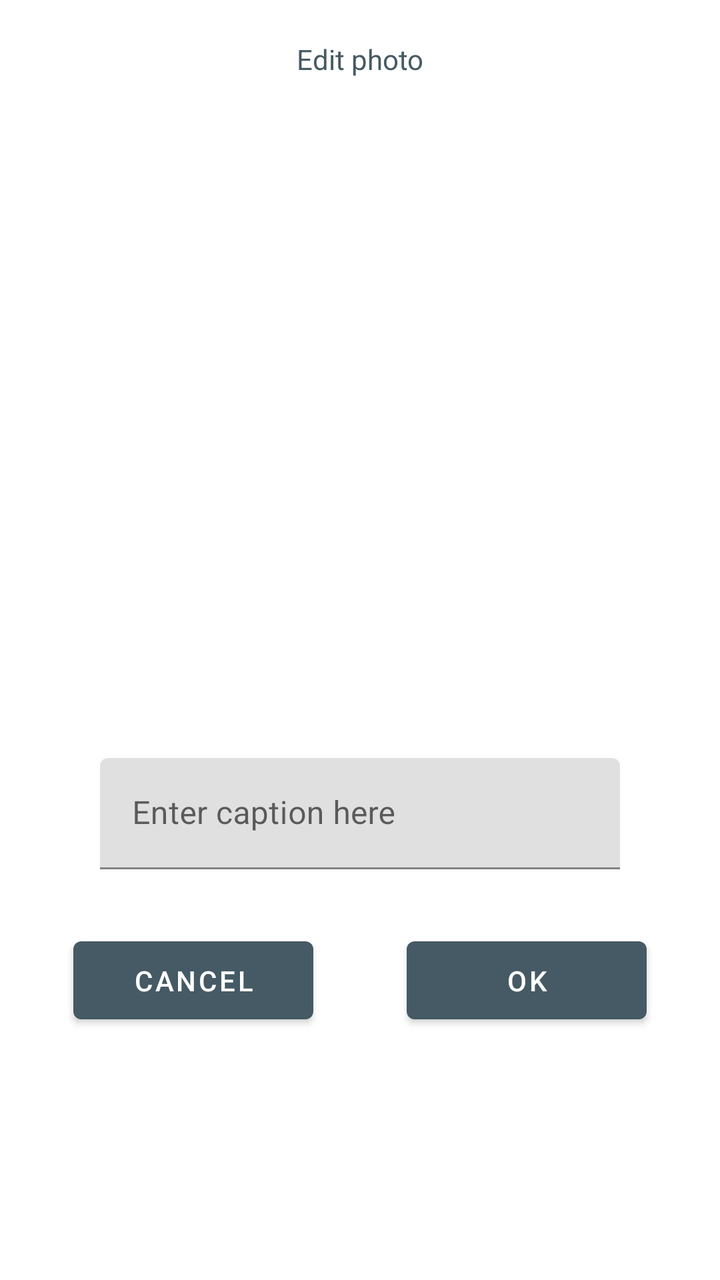
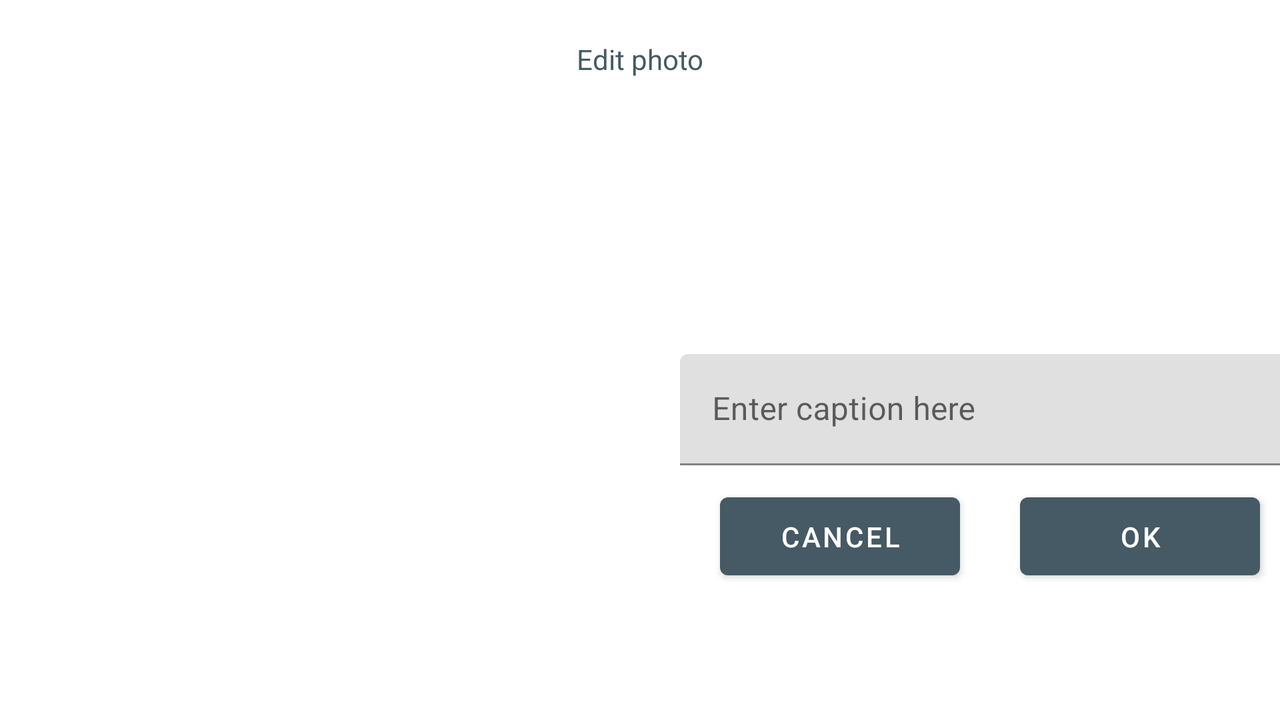

Two renders of one Android screen. The first uses the default layout on a phone; the second uses the alternative layout the repository ships for a different screen configuration, on a matching device. The two XML files are below.
<!-- AndroidManifest.xml: application theme AppTheme -->
<!-- res/layout/photo_edit_dialog_fragment.xml -->
<?xml version="1.0" encoding="utf-8"?>
<androidx.constraintlayout.widget.ConstraintLayout xmlns:android="http://schemas.android.com/apk/res/android"
    xmlns:app="http://schemas.android.com/apk/res-auto"
    xmlns:tools="http://schemas.android.com/tools"
    android:layout_width="match_parent"
    android:layout_height="match_parent">

    <TextView
        android:id="@+id/photo_edit_dialogue_fragment_textViewTitle"
        android:layout_width="wrap_content"
        android:layout_height="wrap_content"
        android:layout_margin="@dimen/default_margin"
        android:padding="@dimen/default_padding"
        android:text="@string/edit_photo"
        app:layout_constraintEnd_toEndOf="parent"
        app:layout_constraintStart_toStartOf="parent"
        app:layout_constraintTop_toTopOf="parent" />

    <ImageView
        android:id="@+id/photo_edit_dialogue_fragment_imageViewPhoto"
        android:layout_width="300dp"
        android:layout_height="300dp"
        android:layout_margin="@dimen/default_margin"
        android:contentDescription="@string/photo_description"
        android:padding="@dimen/default_padding"
        app:layout_constraintEnd_toEndOf="parent"
        app:layout_constraintStart_toStartOf="parent"
        app:layout_constraintTop_toBottomOf="@+id/photo_edit_dialogue_fragment_textViewTitle"
        tools:srcCompat="@tools:sample/backgrounds/scenic" />

    <com.google.android.material.textfield.TextInputLayout
        android:id="@+id/photo_edit_dialogue_fragment_text_input_layout_caption"
        android:layout_width="0dp"
        android:layout_height="wrap_content"
        android:padding="@dimen/default_padding"
        app:endIconMode="clear_text"
        app:layout_constraintEnd_toEndOf="@+id/photo_edit_dialogue_fragment_imageViewPhoto"
        app:layout_constraintStart_toStartOf="@+id/photo_edit_dialogue_fragment_imageViewPhoto"
        app:layout_constraintTop_toBottomOf="@+id/photo_edit_dialogue_fragment_imageViewPhoto">

        <com.google.android.material.textfield.TextInputEditText
            android:layout_width="match_parent"
            android:layout_height="wrap_content"
            android:layout_margin="@dimen/default_margin"
            android:hint="@string/entrer_caption_here"
            android:maxLines="1" />
    </com.google.android.material.textfield.TextInputLayout>

    <Button
        android:id="@+id/photo_edit_dialogue_fragment_button_ok"
        android:layout_width="120dp"
        android:layout_height="wrap_content"
        android:layout_margin="@dimen/default_margin"
        android:padding="@dimen/default_padding"
        android:text="@android:string/ok"
        app:layout_constraintEnd_toEndOf="parent"
        app:layout_constraintHorizontal_bias="0.5"
        app:layout_constraintStart_toEndOf="@+id/photo_edit_dialogue_fragment_button_cancel"
        app:layout_constraintTop_toBottomOf="@+id/photo_edit_dialogue_fragment_text_input_layout_caption" />

    <Button
        android:id="@+id/photo_edit_dialogue_fragment_button_cancel"
        android:layout_width="120dp"
        android:layout_height="wrap_content"
        android:layout_margin="@dimen/default_margin"
        android:padding="@dimen/default_padding"
        android:text="@string/cancel"
        app:layout_constraintEnd_toStartOf="@+id/photo_edit_dialogue_fragment_button_ok"
        app:layout_constraintHorizontal_bias="0.5"
        app:layout_constraintStart_toStartOf="parent"
        app:layout_constraintTop_toBottomOf="@+id/photo_edit_dialogue_fragment_text_input_layout_caption" />
</androidx.constraintlayout.widget.ConstraintLayout>
<!-- resources referenced by this layout -->
<resources>
  <dimen name="default_margin">10dip</dimen>
  <dimen name="default_padding">10dip</dimen>
  <string name="cancel">Cancel</string>
  <string name="edit_photo">Edit photo</string>
  <string name="entrer_caption_here">Enter caption here</string>
  <string name="photo_description">photo</string>
  <style name="AppTheme" parent="Theme.MaterialComponents.Light.DarkActionBar">
          
          <item name="colorPrimary">@color/primaryColor</item>
          <item name="colorPrimaryDark">@color/primaryDarkColor</item>
          <item name="colorAccent">@color/secondaryColor</item>
          <item name="android:textColor">@color/primaryColor</item>
      </style>
  <color name="primaryColor">#455a64</color>
  <color name="primaryDarkColor">#1c313a</color>
  <color name="secondaryColor">#e64a19</color>
</resources>
<!-- res/layout-w600dp-land/photo_edit_dialog_fragment.xml (the repository's variant of the layout above) -->
<!-- drawn on the phone turned sideways -->
<?xml version="1.0" encoding="utf-8"?>
<androidx.constraintlayout.widget.ConstraintLayout xmlns:android="http://schemas.android.com/apk/res/android"
    xmlns:app="http://schemas.android.com/apk/res-auto"
    xmlns:tools="http://schemas.android.com/tools"
    android:layout_width="match_parent"
    android:layout_height="match_parent">

    <TextView
        android:id="@+id/photo_edit_dialogue_fragment_textViewTitle"
        android:layout_width="wrap_content"
        android:layout_height="wrap_content"
        android:layout_margin="@dimen/default_margin"
        android:padding="@dimen/default_padding"
        android:text="@string/edit_photo"
        app:layout_constraintEnd_toEndOf="parent"
        app:layout_constraintStart_toStartOf="parent"
        app:layout_constraintTop_toTopOf="parent" />

    <ImageView
        android:id="@+id/photo_edit_dialogue_fragment_imageViewPhoto"
        android:layout_width="350dp"
        android:layout_height="0dp"
        app:layout_constraintHorizontal_weight="0.8"
        android:padding="@dimen/default_padding"
        android:contentDescription="@string/photo_description"
        app:layout_constraintEnd_toEndOf="@+id/photo_edit_dialogue_fragment_constraint_layout_right"
        app:layout_constraintEnd_toStartOf="@+id/photo_edit_dialogue_fragment_constraint_layout_right"
        app:layout_constraintStart_toStartOf="parent"
        app:layout_constraintTop_toBottomOf="@+id/photo_edit_dialogue_fragment_textViewTitle"
        app:layout_constraintBottom_toBottomOf="parent"
        tools:srcCompat="@tools:sample/backgrounds/scenic" />

    <androidx.constraintlayout.widget.ConstraintLayout
        android:id="@+id/photo_edit_dialogue_fragment_constraint_layout_right"
        android:layout_width="350dp"
        android:layout_height="350dp"
        android:padding="@dimen/default_padding"
        app:layout_constraintBottom_toBottomOf="parent"
        app:layout_constraintEnd_toEndOf="parent"
        app:layout_constraintStart_toEndOf="@+id/photo_edit_dialogue_fragment_imageViewPhoto"
        app:layout_constraintTop_toBottomOf="@+id/photo_edit_dialogue_fragment_textViewTitle" >

        <com.google.android.material.textfield.TextInputLayout
            android:id="@+id/photo_edit_dialogue_fragment_text_input_layout_caption"
            android:layout_width="match_parent"
            android:layout_height="wrap_content"
            android:padding="@dimen/default_padding"
            app:endIconMode="clear_text"
            app:layout_constraintBottom_toBottomOf="@+id/photo_edit_dialogue_fragment_constraint_layout_right"
            app:layout_constraintEnd_toEndOf="parent"
            app:layout_constraintStart_toStartOf="parent"
            app:layout_constraintTop_toTopOf="@+id/photo_edit_dialogue_fragment_constraint_layout_right">

            <com.google.android.material.textfield.TextInputEditText
                android:layout_width="match_parent"
                android:layout_height="wrap_content"
                android:hint="@string/entrer_caption_here"
                android:maxLines="1" />
        </com.google.android.material.textfield.TextInputLayout>

        <Button
            android:id="@+id/photo_edit_dialogue_fragment_button_cancel"
            android:layout_width="120dp"
            android:layout_height="wrap_content"
            android:padding="@dimen/default_padding"
            android:text="@string/cancel"
            app:layout_constraintEnd_toStartOf="@+id/photo_edit_dialogue_fragment_button_ok"
            app:layout_constraintStart_toStartOf="parent"
            app:layout_constraintTop_toBottomOf="@+id/photo_edit_dialogue_fragment_text_input_layout_caption" />

        <Button
            android:id="@+id/photo_edit_dialogue_fragment_button_ok"
            android:layout_width="120dp"
            android:layout_height="wrap_content"
            android:padding="@dimen/default_padding"
            android:text="@android:string/ok"
            app:layout_constraintEnd_toEndOf="parent"
            app:layout_constraintStart_toEndOf="@+id/photo_edit_dialogue_fragment_button_cancel"
            app:layout_constraintTop_toBottomOf="@+id/photo_edit_dialogue_fragment_text_input_layout_caption" />


    </androidx.constraintlayout.widget.ConstraintLayout>


</androidx.constraintlayout.widget.ConstraintLayout>
